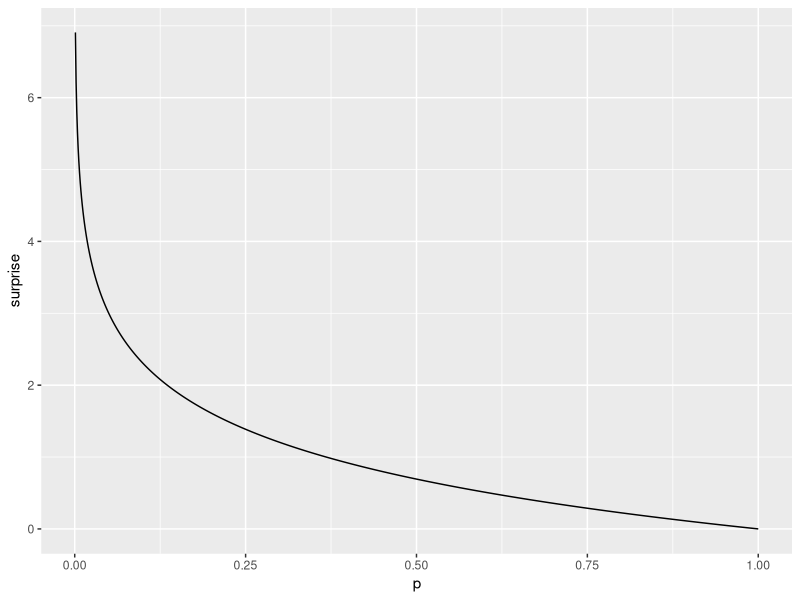
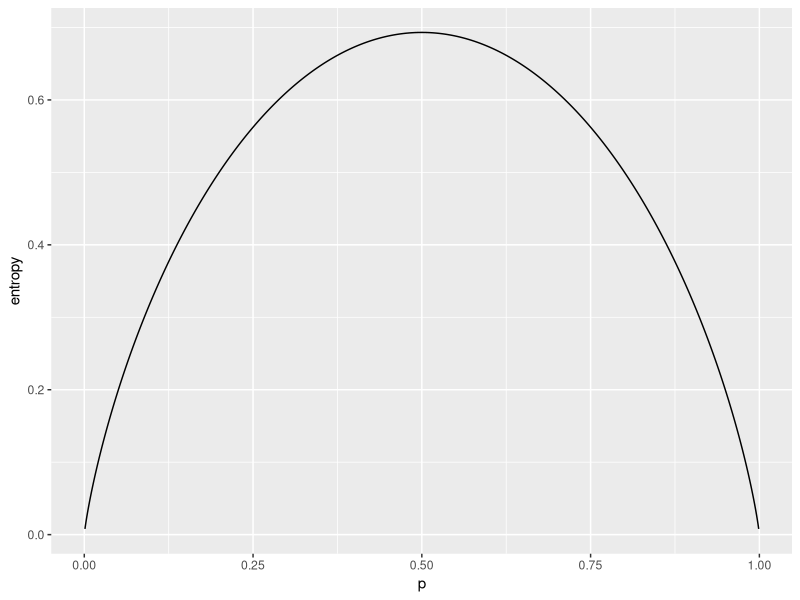
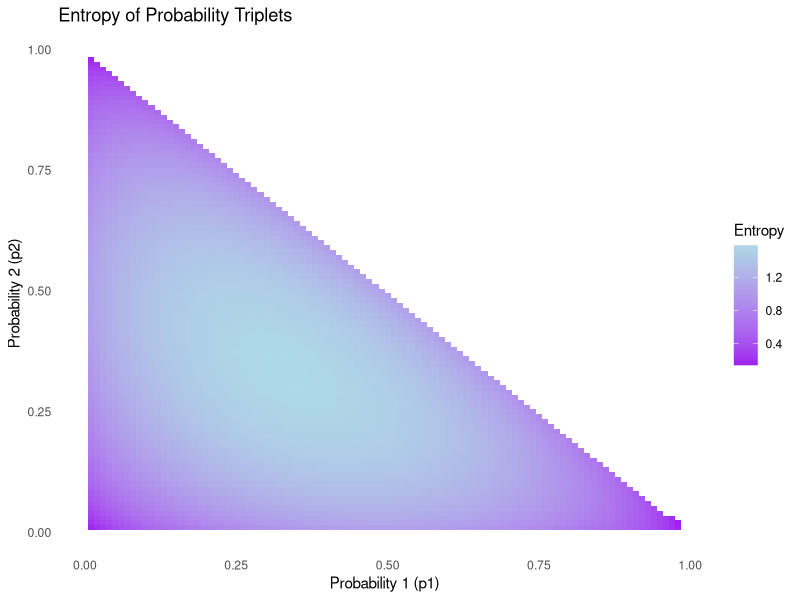

These charts were generated, in order, by the following R code:
## ---- chunk 1
knitr::opts_chunk$set(echo = TRUE)
## ---- chunk 2
library(tidyverse)
p <- seq(0.001, 1, by = .001)
inf <- tibble(p = p, surprise = -log(p))
inf %>% 
  ggplot(aes(x = p, y = surprise)) +
  geom_line()
## ---- chunk 3
p <- seq(0.001, .999, by = .001)
inf <- tibble(p = p, entropy = -p*log(p)-(1-p)*log(1-p))
inf %>% 
  ggplot(aes(x = p, y = entropy)) +
  geom_line()
## ---- chunk 4
step_size <- 0.01
generate_triplets_no_zeros <- function(step_size) {
  triplets <- expand.grid(a = seq(step_size, 1 - 2 * step_size, by = step_size),
                          b = seq(step_size, 1 - 2 * step_size, by = step_size)) %>%
    rowwise() %>%
    mutate(c = 1 - a - b) %>%
    filter(c > 0)
  
  return(as.matrix(triplets[, c("a", "b", "c")]))
}

entropy <- function(p) {
  -sum(p * log2(p))
}

triplets <- generate_triplets_no_zeros(step_size)
entropies <- apply(triplets, 1, entropy)

dat <- tibble(p1 = triplets[, 'a'], p2 = triplets[, 'b'], p3 = triplets[, 'c'], entropy = entropies)

# Plot
ggplot(dat, aes(x = p1, y = p2, fill = entropy)) +
  geom_raster() +
  scale_fill_gradient(low = "purple", high = "lightblue", name = "Entropy") +
  labs(x = "Probability 1 (p1)", y = "Probability 2 (p2)", title = "Entropy of Probability Triplets") +
  theme_minimal() +
  theme(panel.grid.major = element_blank(), panel.grid.minor = element_blank())
